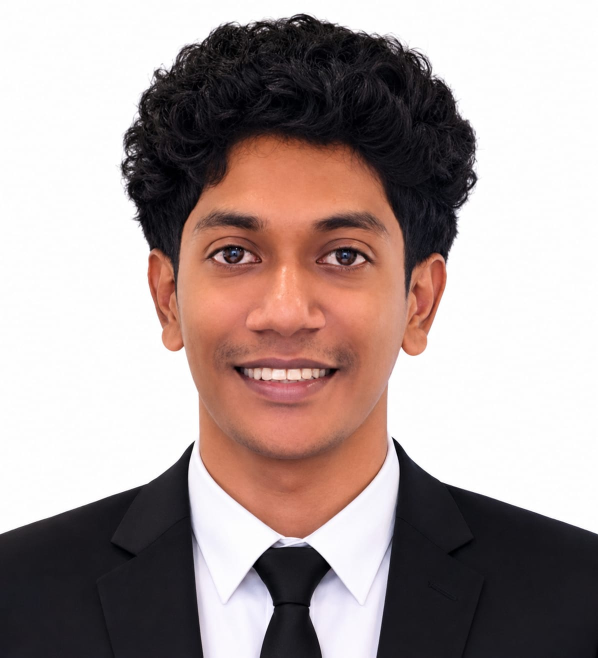
#> input picture p1.jpeg, 1196 x 1315 px (shown at 1/2 size)
$ python portrait.py gishnu-portrait.jpg p1.jpeg p1.jpeg
#> lines starting #> are read from the running program, lines starting #| are printed output that depends on the picture
"""Rebuild the portfolio's portrait assets from a new photo.

    sips -s format png new-photo.jpg --out /tmp/photo.png
    swift cutout.swift /tmp/photo.png /tmp/cutout.png
    python3 portrait.py /tmp/photo.png /tmp/cutout.png .

Writes gishnu-cutout.webp (hero), gishnu-avatar.webp (contact) and gishnu-portrait.jpg.
Needs Pillow. The avatar crop box below is tuned to the current photo; adjust AVATAR_BOX for a new one.
If the cutout's size changes, update the width/height on the hero <img> and the aspect-ratio of
.hero__figure in style.css.
"""
import sys
from PIL import Image, ImageFilter, ImageChops, ImageMath

AVATAR_BOX = (398, 62, 858, 522)  # left, top, right, bottom in the original photo

photo_path, cutout_path, out = sys.argv[1], sys.argv[2], sys.argv[3]
cut = Image.open(cutout_path).convert('RGBA')
r, g, b, a = cut.split()
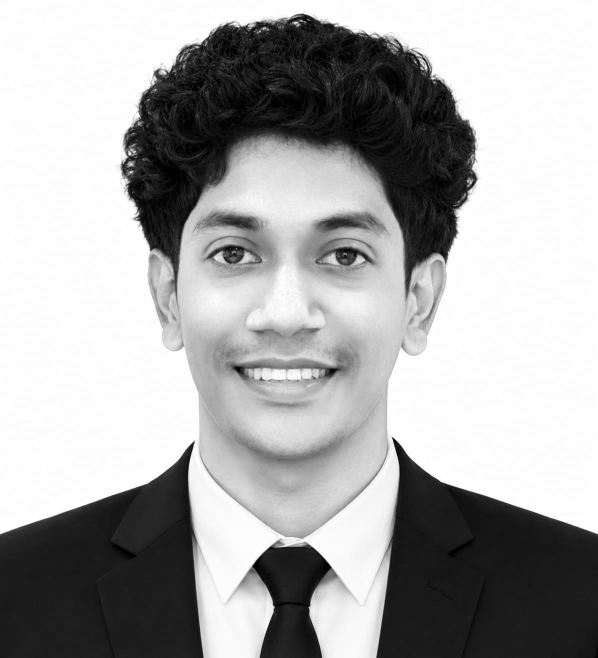
#> r: PIL image 1196x1315 L (shown at 1/2 size); min 0, max 255, mean 170.3
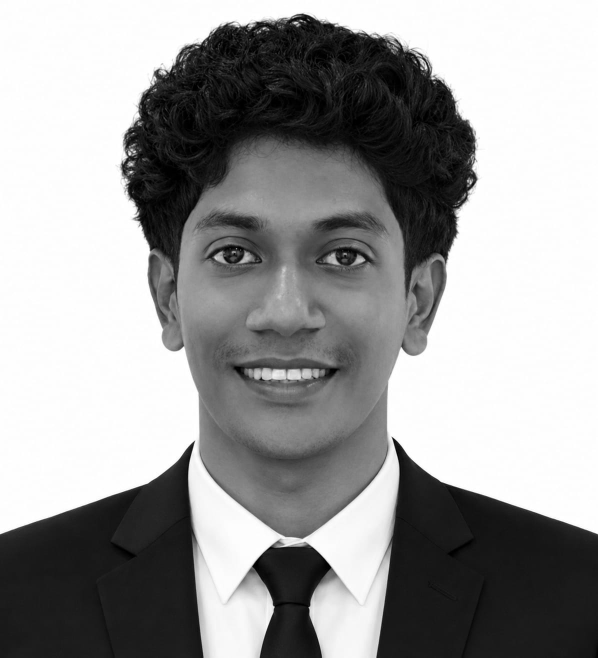
#> g: PIL image 1196x1315 L (shown at 1/2 size); min 0, max 255, mean 155.5
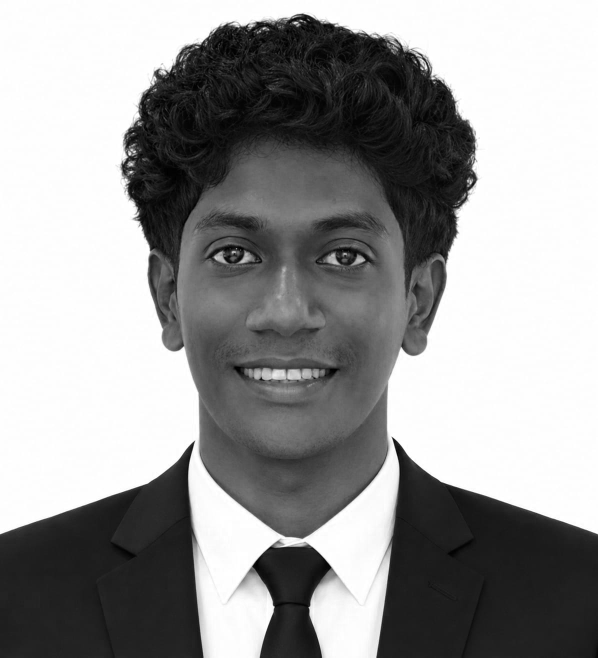
#> b: PIL image 1196x1315 L (shown at 1/2 size); min 0, max 255, mean 153.2
#> a: PIL image 1196x1315 L; every value is 255

# 1) Pull the matte in ~1px with clean anti-aliasing, so no backdrop fringe survives.
ab = a.filter(ImageFilter.GaussianBlur(1.1))
a2 = ab.point(lambda v: max(0, min(255, int((v / 255 - 0.50) / 0.43 * 255))))

# 2) Take edge colour from the subject's interior (normalised blur), not from the old backdrop.
solid = a.point(lambda v: 255 if v > 251 else 0).filter(ImageFilter.MinFilter(5))
den = solid.filter(ImageFilter.GaussianBlur(3))
near = den.point(lambda v: 255 if v > 5 else 0)
chans = []
for c in (r, g, b):
    num = ImageChops.multiply(c, solid).filter(ImageFilter.GaussianBlur(3))
    ext = ImageMath.unsafe_eval("convert(min(float(n) * 255 / max(float(d), 1), 255), 'L')", n=num, d=den)
    ext = Image.composite(ext, c, near)
    chans.append(Image.composite(c, ext, solid))
#> this loop made 3 passes
#> after the loop, chans = 3 items
fixed = Image.merge('RGBA', (*chans, a2))

left, top, right, _ = cut.getbbox()
#> left = 0; top = 0; right = 1196
box = (max(0, left - 8), max(0, top - 8), min(cut.width, right + 8), cut.height)
#> box = (0, 0, 1196, 1315)
hero = fixed.crop(box)
hero.save(f'{out}/gishnu-cutout.webp', quality=92, method=6)

photo = Image.open(photo_path).convert('RGB')
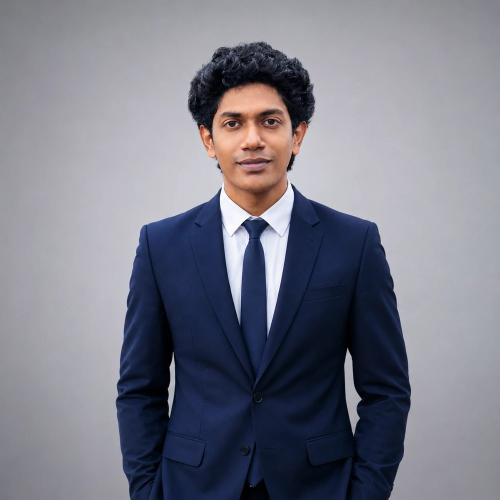
#> input picture gishnu-portrait.jpg, 1000 x 1000 px (shown at 1/2 size)
#> photo is the input picture: PIL image 1000x1000 RGB; mean R, G, B 122, 123.2, 135.3
photo.crop(AVATAR_BOX).resize((360, 360), Image.LANCZOS).save(f'{out}/gishnu-avatar.webp', quality=88, method=6)
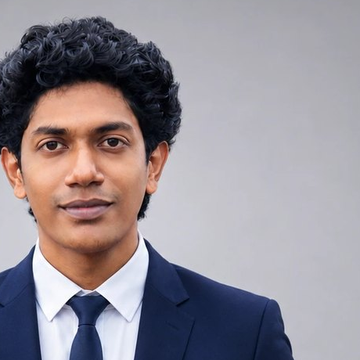
#> saved as gishnu-avatar.webp: PIL image 360x360 RGB; mean R, G, B 148.9, 141.8, 148.8
photo.resize((1000, round(1000 * photo.height / photo.width)), Image.LANCZOS).save(
    f'{out}/gishnu-portrait.jpg', quality=86, optimize=True)
print('hero cutout:', hero.size)
#| hero cutout: (1196, 1315)
